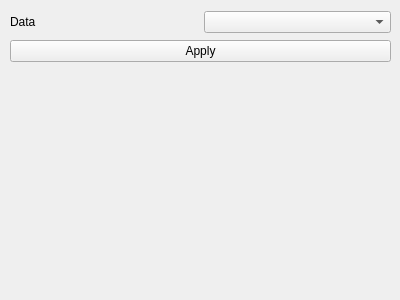
<?xml version ="1.0" encoding ="UTF-8"?>
<ui version ="4.0">
<class>MaskView</class>
<widget class ="QWidget" name ="MaskView">  
<property name ="geometry">   
<rect>  
<x>0</x>
<y>0</y> 
<width>400</width> 
<height>300</height>
</rect> 
</property> 
<property name ="windowTitle">
<string>Form</string> 
</property> 
<widget class ="QWidget" name ="verticalLayoutWidget"> 
<property name ="geometry"> 
<rect> 
<x>10</x> 
<y>10</y> 
<width>381</width>
<height>53</height>  
</rect> 
</property>
<layout class ="QVBoxLayout" name ="verticalLayout">  
<item>
<layout class ="QHBoxLayout" name ="horizontalLayout">
<item>
<widget class ="QLabel" name ="label"> 
<property name ="text"> 
<string>Data</string>
</property>  
</widget> 
</item>   
<item>  
<widget class ="QmitkDataStorageComboBox" name ="DataSelector"/>
</item>   
</layout>  
</item>   
<item>  
<widget class ="QPushButton" name ="ApplyBtn">  
<property name ="text">  
<string>Apply</string> 
</property> 
</widget> 
</item>  
</layout>  
</widget>  
</widget>  
<customwidgets> 
<customwidget>  
<class>QmitkDataStorageComboBox</class>   
<extends>QComboBox</extends>
<header>QmitkDataStorageComboBox.h</header> 
</customwidget>  
</customwidgets> 
<resources/> 
<connections/>   
</ui>  
